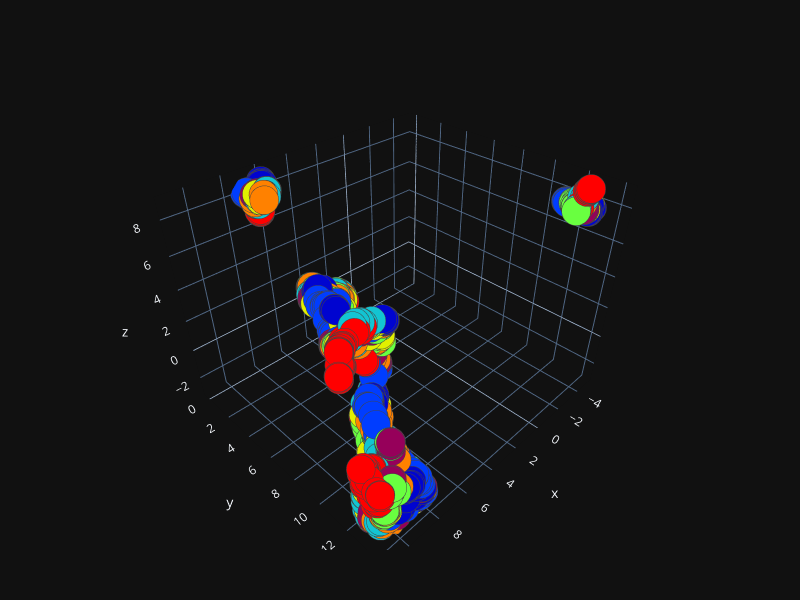

Source (notebook cell):
### Markdown cell above
### Umap

### Code cell
import umap.umap_ as umap

reducer = umap.UMAP(random_state=42,n_components=3)
embedding = reducer.fit_transform(x)


plot_3d(embedding[:, 0],
        embedding[:, 1],
        embedding[:, 2],
         path = os.path.join(explanatory_fMRI_dir, 'umap_3d.png'),
        y = categories[subject_id])

### Figure 1 — Plotly figure (JSON) as saved in the notebook; plotly's stock layout.template omitted (floating-point values rounded to 4 significant figures; data arrays with more than 128 entries replaced by an {"elided": "..."} marker saying what was removed)
{"data": [{"marker": {"color": {"elided": "864 int values"}, "colorscale": [[0, "rgb(150,0,90)"], [0.125, "rgb(0,0,200)"], [0.25, "rgb(0,25,255)"], [0.375, "rgb(0,152,255)"], [0.5, "rgb(44,255,150)"], [0.625, "rgb(151,255,0)"], [0.75, "rgb(255,234,0)"], [0.875, "rgb(255,111,0)"], [1, "rgb(255,0,0)"]], "line": {"width": 1}, "opacity": 1, "size": 10}, "mode": "markers", "type": "scatter3d", "x": {"elided": "864 float values"}, "y": {"elided": "864 float values"}, "z": {"elided": "864 float values"}}], "layout": {"autosize": true, "height": 600, "margin": {"b": 50, "l": 50, "r": 50, "t": 50}, "width": 800}}
